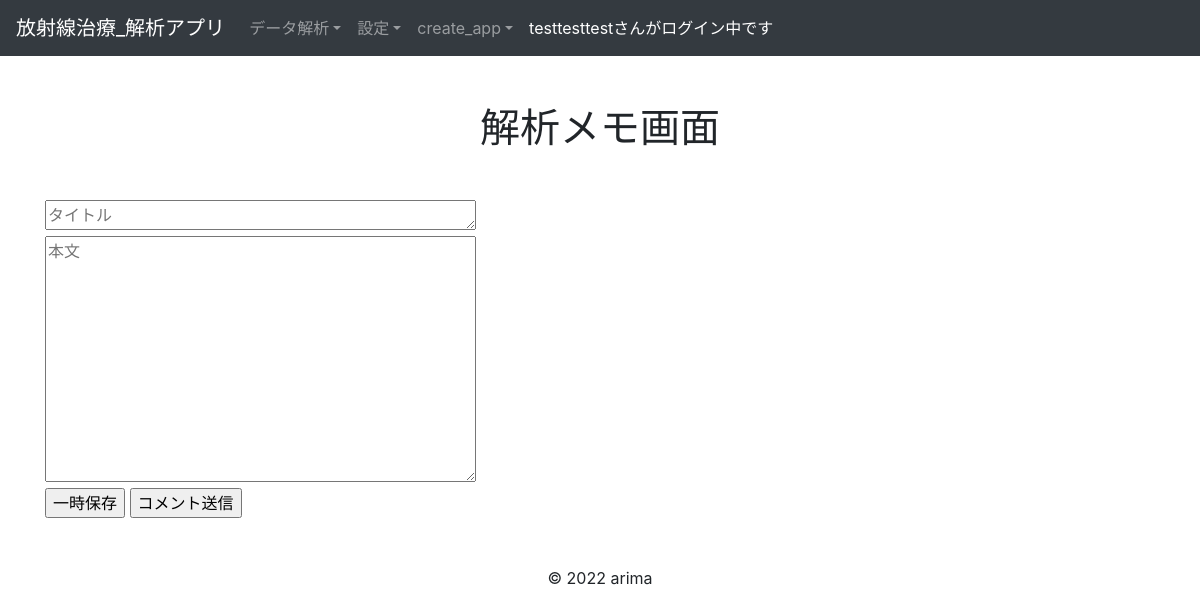
The app's page /analytics/post_memo/6 (signed in), older data.
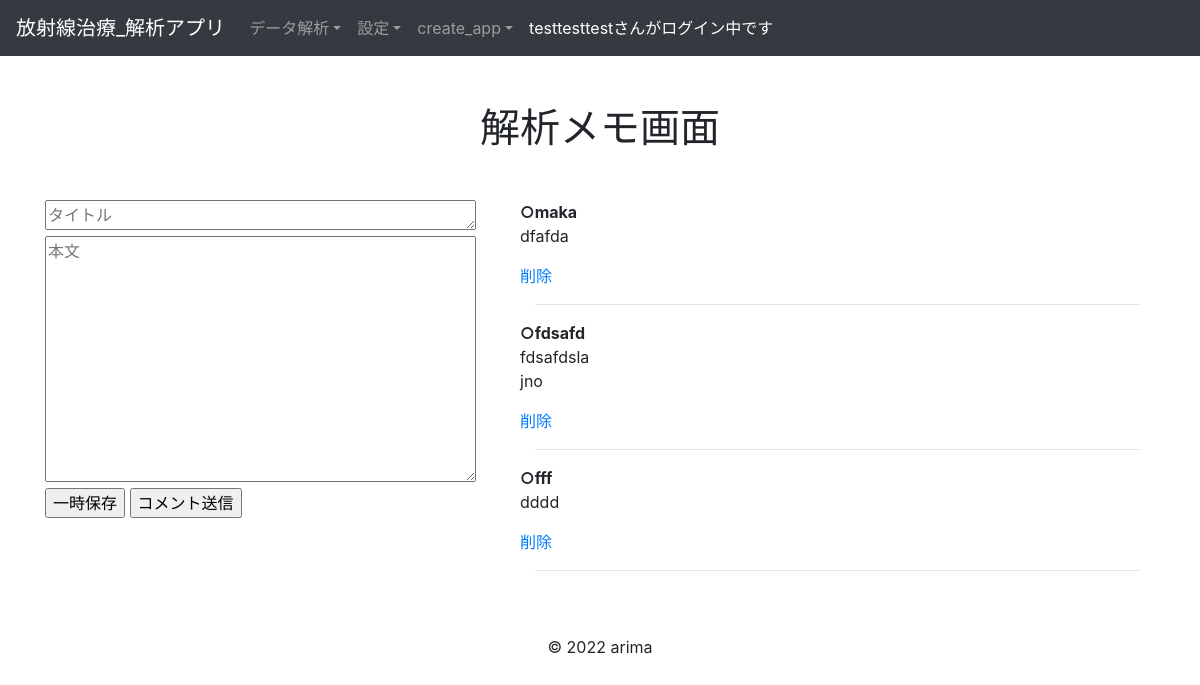
The same page, newer data.
### analytics/models.py (models this page shows)
class Memo(models.Model):
    title = models.CharField(max_length=100, null=True)
    memo = models.CharField(max_length=1000)
    user = models.ForeignKey(
        'accounts.Users', on_delete=models.CASCADE
    )
    objects = MemoManager()
    class Meta:
        db_table = 'memo'

### analytics/views.py (the view, shortened to what this page needs)
# urls.py: path('post_memo/<int:user_id>', views.post_memo, name='post_memo'),
def post_memo(request, user_id):
    saved_memo = cache.get(f'saved_memo-user_id={request.user.id}', '')
    post_memo_form = forms.PostMemoForm(request.POST or None, initial={'memo': saved_memo})
    memo = Memo.objects.fetch_by_user_id(user_id)
    if user_id != request.user.id:
        raise Http404
    return render(
        request, 'analytics/post_memo.html', context={'post_memo_form': post_memo_form, 'memos': memo,}
    )

### analytics/forms.py
class PostMemoForm(forms.ModelForm):
    title = forms.CharField(label='タイトル', widget=forms.Textarea(attrs={'rows': 1, 'placeholder':'タイトル'}))
    memo = forms.CharField(label='本文', widget=forms.Textarea(attrs={'placeholder':'本文'}))
    class Meta:
        model = Memo
        fields = ('title', 'memo',)

### accounts/models.py (called while the page is built)
    def __str__(self):
        return self.username

### analytics/models.py (called while the page is built)
    def fetch_by_user_id(self, user_id):
        return self.filter(user_id=user_id).order_by('id').all()

### templates/analytics/post_memo.html (shortened to what this page needs)
{% extends "base.html" %}
{% block content %}
<div class="container">
    <h1 class="text-center my-5">解析メモ画面</h1>
  <div class="row">
    <div class='col-5'>
      {% if user.is_authenticated %}
        <div>
          <form method="POST">
          {{ post_memo_form.title }}
          {{ post_memo_form.memo }}<br>
          <input type="button" value="一時保存" id="save_memo">
          <input type="submit" value="コメント送信">
          </form>
        </div>
      {% endif %}
    </div>
    <div class='col-7'>
      {% for memo in memos %}
        <div>
          <div><strong>○{{ memo.title }}</strong></div>
          <div>{{ memo.memo | linebreaks }}</div>
          <div><a href="{% url 'analytics:delete_memo' pk=memo.id %}" onclick="return confirm('データを削除します。よろしいですか？')">削除</a></div>
        </div>
        <div class="col"><hr></div>
      {% endfor %}
    </div>
  </div>
</div>
{% endblock %}

Row changes from the older to the newer data that the page shows:
added Memo: title "maka", memo "dfafda"
added Memo: title "fdsafd", memo "fdsafdsla jno"
added Memo: title "fff", memo "dddd"
